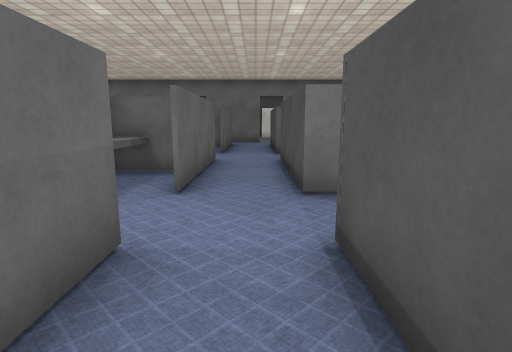
View 1 (above)

24 first-person views from a walk through a Unity game level. The camera is 1.3 m above the floor, tilts 10° down and sees 80° across. The floor is counted in squares, 1 m on a side. Each view is taken from the middle of a square. On the plan, view 1 faces up. The plan holds only what a view shows up to about 14 squares ahead; the rest is blank. The player character is not drawn. Surface patterns are stand-ins for the level's own textures.

View 2
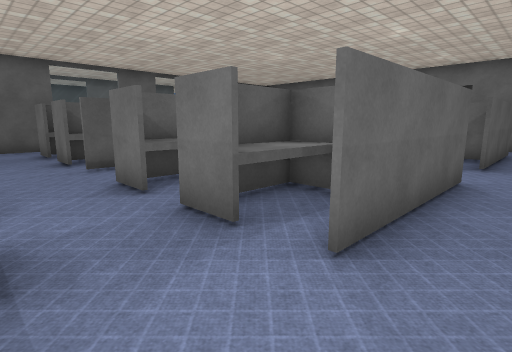

View 3
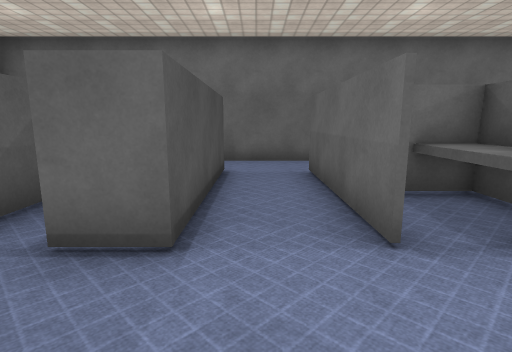

View 4
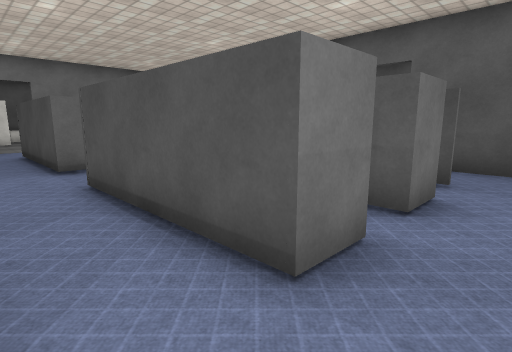

View 5
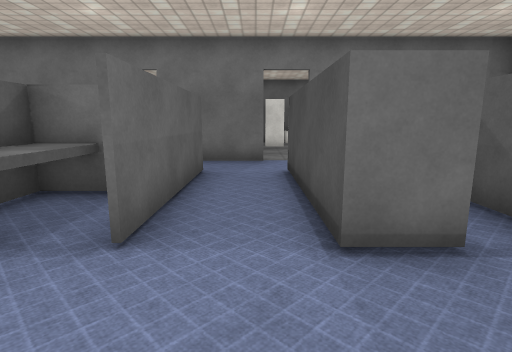

View 6
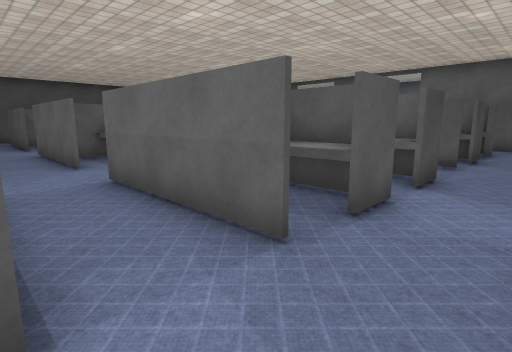

View 7
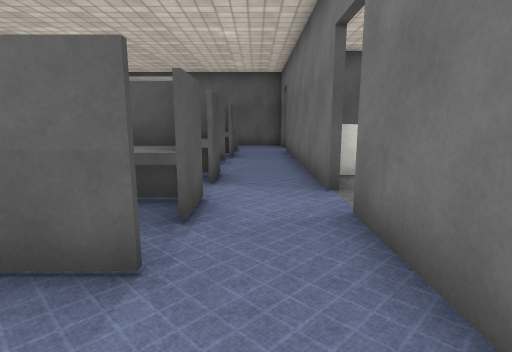

View 8
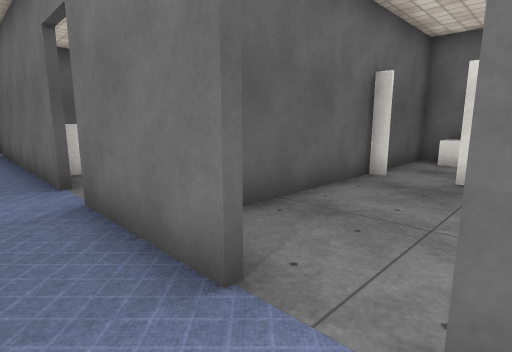

View 9
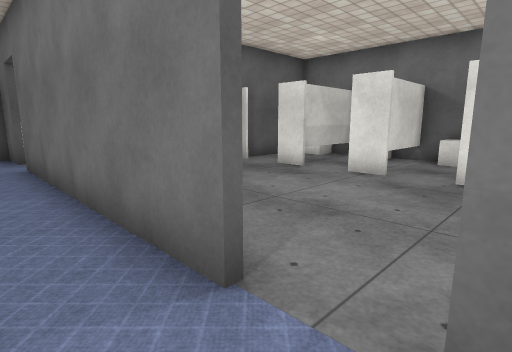

View 10
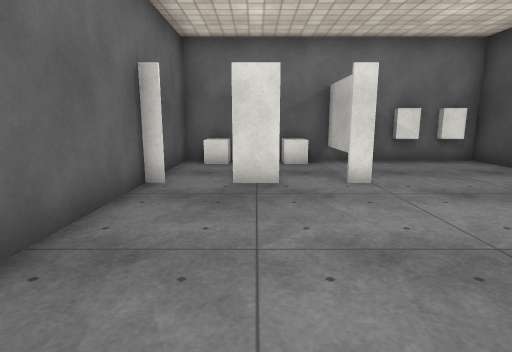

View 11
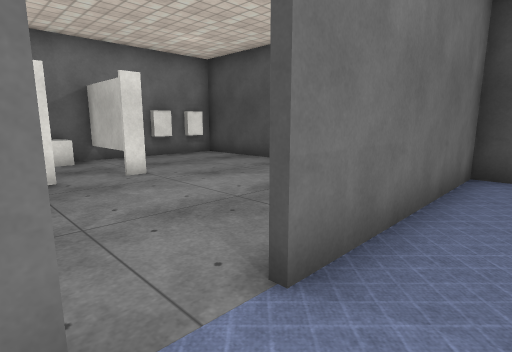

View 12
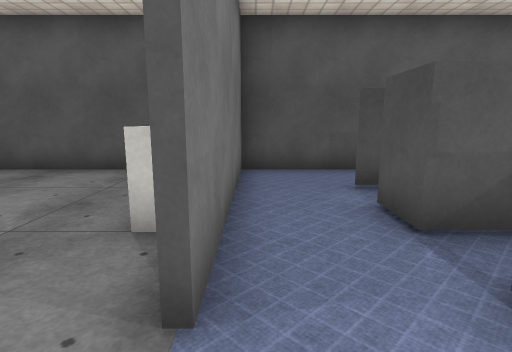

View 13
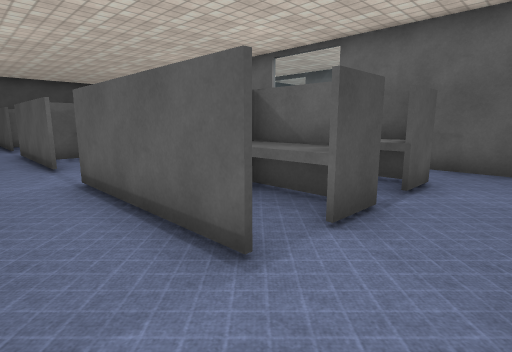

View 14
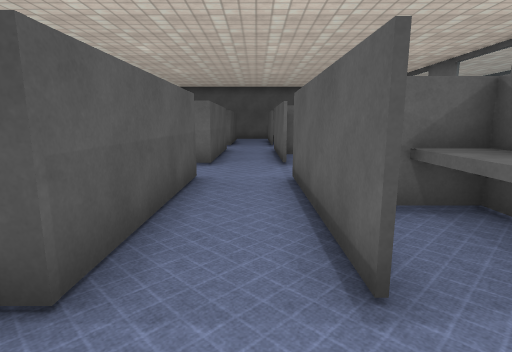

View 15
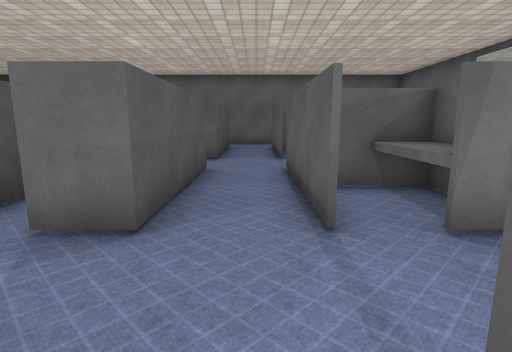

View 16
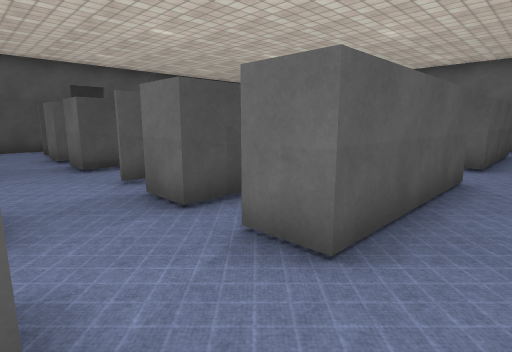

View 17
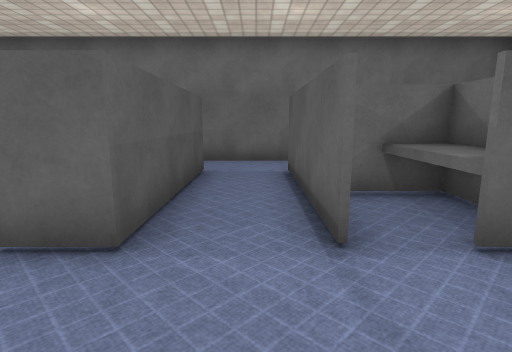

View 18
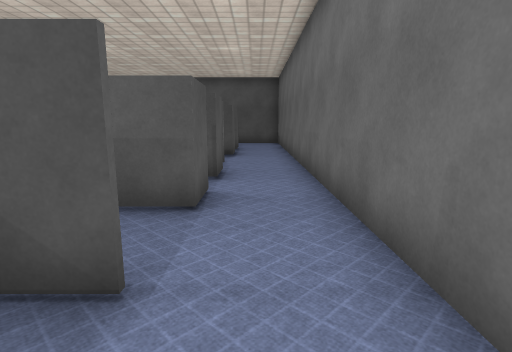

View 19
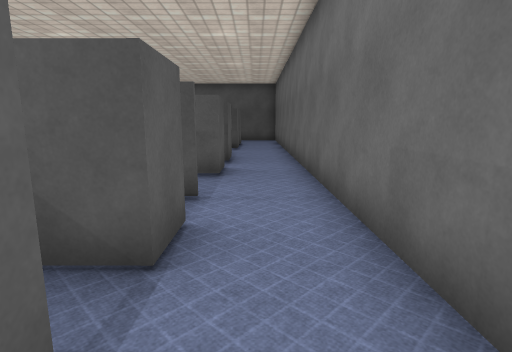

View 20
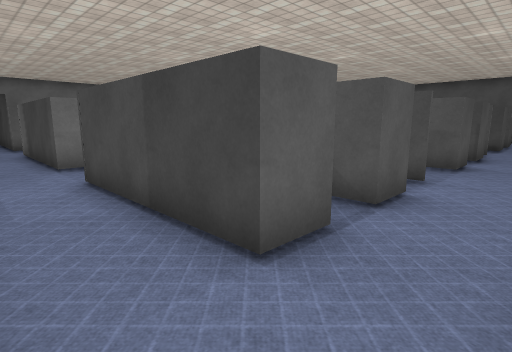

View 21
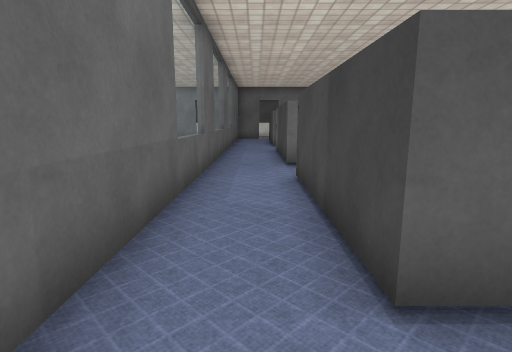

View 22
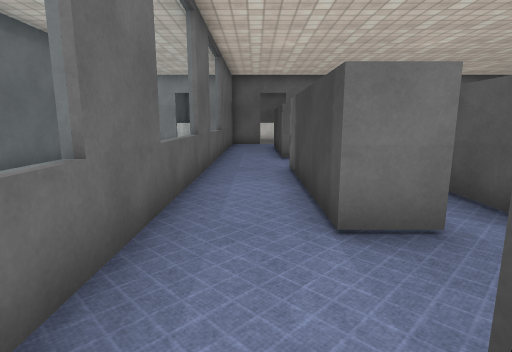

View 23
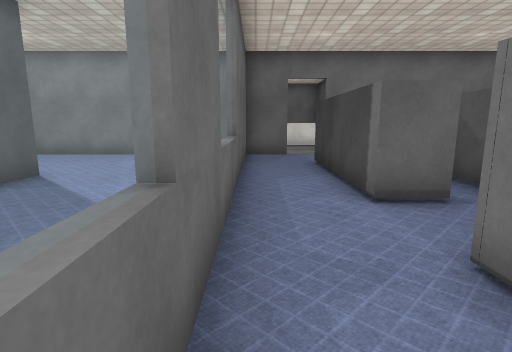

View 24
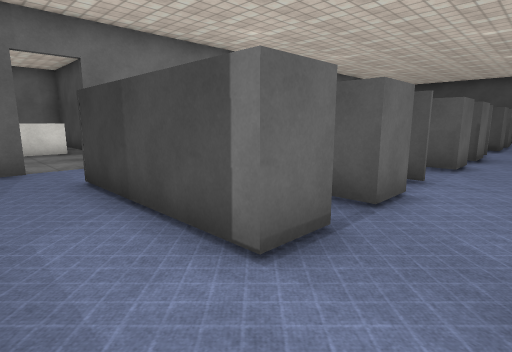

### Floor plan
Key: @ floor where view 1 was taken; # wall or solid block; x gap in a wall; . floor; = window, fence, low wall or low ledge; ^ raised ledge; B block; O other object.
Columns run from 25 left of view 1 to 8 right of it. Each row starts with its distance up from view 1.
 31                    ##   ##########
 30               OOO OOO   OO OO .BBB
 29              O..O. ..  #.. .O....#
 28              O.  . ..  #.. .O....#
 27               O.O.OO.   O.O.O....#
 26            ^^ ........ #.........#
 25            ..  ....... #.........#
 24            ..   ...... #.........#
 23            ..#   ..... #.........#
 22            ..#    .....#........
 21 #####   ###.##^^^^^##.####.##^^^^
 20  ....   #........................#
 19  ....   #........................#
 18   ....  #..##.#....#.xx##.# .#...#
 17   ....  #..# .#^#..# ^^=#.# .# # #
 16    #... #..#  ^^#..# ^^##.#  #
 15    #... #..# .#^#..# ^^.#.# .#
 14     ... =..# .# #..# ^^.#.# .#
 13     ... =..#^.#.#..#.x^.#.#^.
 12    # .. =........................
 11    #    #........................#
 10    #    #..#  #^#..#.x^.#.#^.# # #
  9         =..#  #^#..# ^^.#.#
  8         =..#  ^^#..# ^^##.#
  7         =..# .# #..# ^^.#.#
  6         #..#^.#^#..#.x^.#.#^.#.#.#
  5         #........................#
  4         =......................
  3         =..#  #....#.xx##.##.
  2         =..#  #^#..# ^^ #.# .#
  1         #..#  ^^#..# ^^ #.# ##
  0         #..#  #^#..# ^^ #@#
 -1         #..# .# #..#    #.#
 -2         #..#^.#.#..#.x^.#.#^
 -3           ...................
 -4          ....................
 -5              ################

Where each view was taken, in squares from view 1:
view 1: 0 up, 0 right, facing up
view 2: 3 up, 0 right, facing up-left
view 3: 6 up, 0 right, facing down
view 4: 4 up, 1 left, facing up-right
view 5: 10 up, 0 right, facing up
view 6: 20 up, 1 right, facing down-left
view 7: 19 up, 1 right, facing left
view 8: 19 up, 2 right, facing up-left
view 9: 19 up, 3 left, facing up-left
view 10: 20 up, 1 right, facing up
view 11: 19 up, 0 right, facing up-right
view 12: 20 up, 0 right, facing right
view 13: 20 up, 7 left, facing down-left
view 14: 20 up, 8 left, facing down
view 15: 14 up, 8 left, facing down
view 16: 13 up, 8 left, facing down-right
view 17: 6 up, 8 left, facing down
view 18: 3 down, 11 left, facing right
view 19: 3 down, 14 left, facing right
view 20: 4 down, 16 left, facing up-right
view 21: 4 down, 15 left, facing up
view 22: 2 up, 15 left, facing up
view 23: 8 up, 16 left, facing up
view 24: 11 up, 16 left, facing up-right
